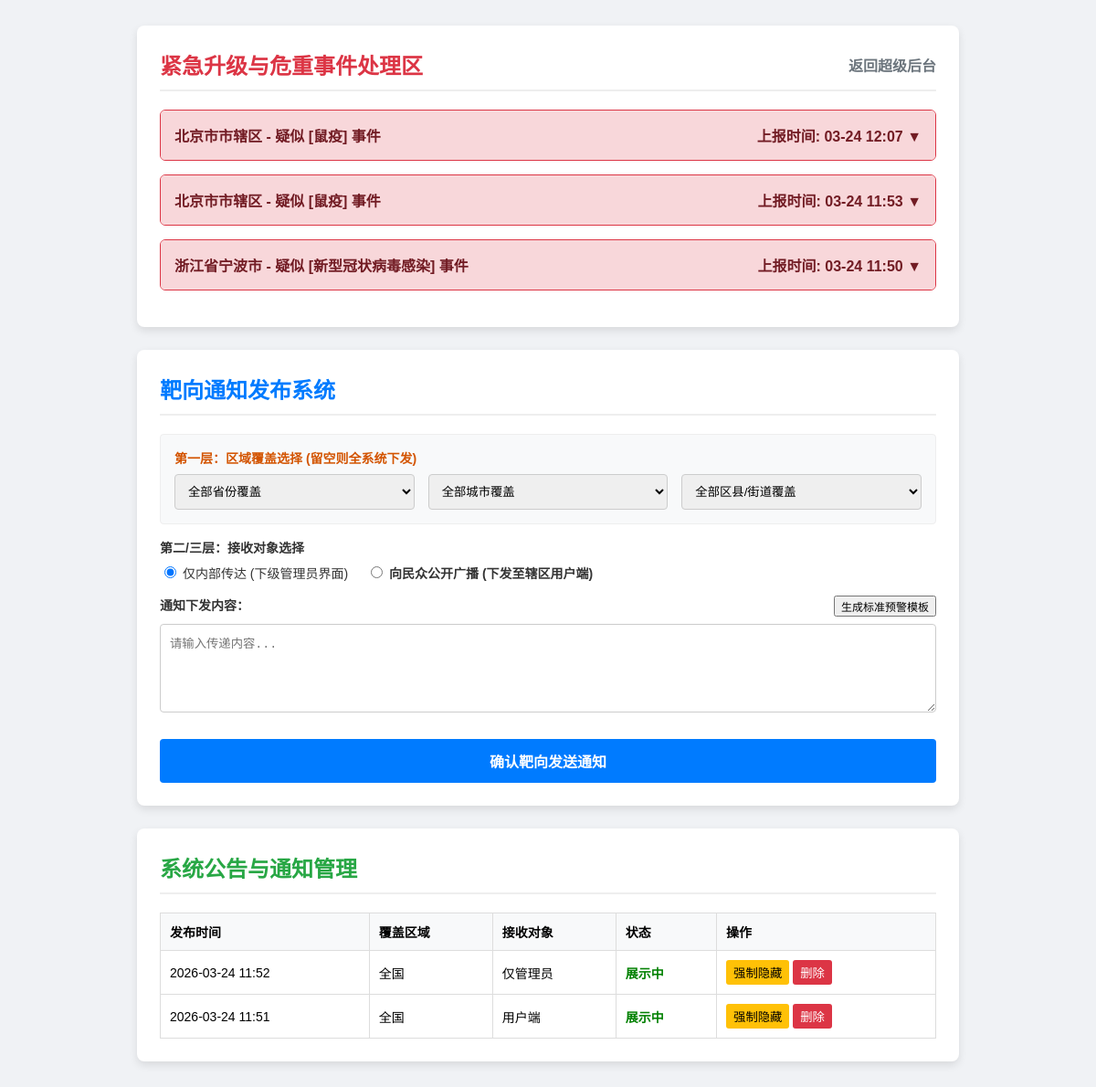
Screenshot of /admin/event_response (signed in) with the database file from the repository.
### models.py (models this page shows)
class PublicHealthEvent(db.Model):
    id = db.Column(db.Integer, primary_key=True)
    reporter_id = db.Column(db.Integer, db.ForeignKey('user.id'), nullable=False)
    disease_category = db.Column(db.String(50), nullable=False)
    disease_sub_category = db.Column(db.String(50), nullable=True)
    disease_specific = db.Column(db.String(100), nullable=True)
    province = db.Column(db.String(50), nullable=False)
    city = db.Column(db.String(50), nullable=False)
    community = db.Column(db.String(100), nullable=False)
    specific_location = db.Column(db.String(200), nullable=False)
    content = db.Column(db.Text, nullable=False)
    contact = db.Column(db.String(50), nullable=False)
    status = db.Column(db.String(20), default='pending')
    is_severe = db.Column(db.Boolean, default=False)
    is_locked = db.Column(db.Boolean, default=False)
    escalation_note = db.Column(db.Text, nullable=True)
    created_at = db.Column(db.DateTime, default=datetime.utcnow)

class Notice(db.Model):
    id = db.Column(db.Integer, primary_key=True)
    title = db.Column(db.String(100), nullable=False)
    content = db.Column(db.Text, nullable=False)
    target_audience = db.Column(db.String(20), default='all')
    target_province = db.Column(db.String(50), nullable=True)
    target_city = db.Column(db.String(50), nullable=True)
    target_community = db.Column(db.String(100), nullable=True)
    sender_name = db.Column(db.String(50), nullable=True)
    sender_role = db.Column(db.String(20), nullable=True)
    is_pinned = db.Column(db.Boolean, default=False)
    is_locked = db.Column(db.Boolean, default=False)
    create_time = db.Column(db.DateTime, default=datetime.utcnow)
    is_hidden = db.Column(db.Boolean, default=False)

### app.py (the view, shortened to what this page needs)
@app.route('/admin/event_response', methods=['GET', 'POST'])
def admin_event_response():
    if session.get('role') != 'super': return redirect(url_for('login'))
    admin = db.session.get(Admin, session['admin_id'])
    red_events = db.session.query(PublicHealthEvent).filter(
        (PublicHealthEvent.status == 'escalated') | (PublicHealthEvent.is_severe == True)).order_by(
        PublicHealthEvent.created_at.desc()).all()
    notices = db.session.query(Notice).order_by(Notice.create_time.desc()).all()
    return render_template('admin_event_response.html', red_events=red_events, notices=notices)

### app.py (called while the page is built)
@app.before_request
def enforce_readonly_lock():
    if request.method == 'POST' and 'user_id' in session:
        allowed_routes = ['logout', 'risk_assessment']
        if request.endpoint in allowed_routes:
            return None
        user = db.session.get(User, session['user_id'])
        if user and user.is_locked:
            flash('您的数据已被锁定，无法进行修改。')
            return redirect(request.referrer or url_for('user_dashboard'))

### templates/admin_event_response.html (shortened to what this page needs)
<!DOCTYPE html>
<html lang="zh-CN">
<head>
</head>
<body>
<div class="container">
    <div class="panel">
        <div class="header">
            <h2 style="margin: 0; color: #dc3545;">紧急升级与危重事件处理区</h2>
            <a href="/super_admin_dashboard" style="color: #6c757d; text-decoration: none; font-weight: bold;">返回超级后台</a>
        </div>
        {% if red_events %}
            {% for ev in red_events %}
            <div class="event-item">
                <div class="event-header severe" onclick="toggleEvent(this)">
                    <span>{{ ev.province }}{{ ev.city }} - 疑似 [{{ ev.disease_specific }}] 事件</span>
                    <span>上报时间: {{ ev.created_at.strftime('%m-%d %H:%M') }} ▼</span>
                </div>
            </div>
            {% endfor %}
        {% else %}
            <p style="text-align: center; color: #28a745; font-weight: bold; padding: 20px;">当前系统平稳，无危重或升级事件需要响应。</p>
        {% endif %}
    </div>
    <div class="panel">
        <div class="header"><h2 style="margin: 0; color: #007bff;">靶向通知发布系统</h2></div>
        <form method="POST" action="/admin/event_response">
            <div class="form-group" style="background: #f8f9fa; padding: 15px; border: 1px solid #eee; border-radius: 4px;">
                <label style="color: #d35400;">第一层：区域覆盖选择 (留空则全系统下发)</label>
                <div class="grid-3">
                    <select id="province" name="target_province" onchange="generateTemplate()"><option value="">全部省份覆盖</option></select>
                    <select id="city" name="target_city" onchange="generateTemplate()"><option value="">全部城市覆盖</option></select>
                    <select id="area" name="target_community" onchange="generateTemplate()"><option value="">全部区县/街道覆盖</option></select>
                </div>
            </div>
            <div class="form-group">
                <label>第二/三层：接收对象选择</label>
                <div style="display: flex; gap: 20px; align-items: center;">
                    <label style="font-weight: normal; margin: 0;"><input type="radio" name="notify_users" value="no" checked> 仅内部传达 (下级管理员界面)</label>
                    <label style="font-weight: normal; margin: 0;"><input type="radio" name="notify_users" value="yes"> <strong>向民众公开广播 (下发至辖区用户端)</strong></label>
                </div>
            </div>
            <div class="form-group">
                <label style="display:flex; justify-content:space-between;">
                    <span>通知下发内容：</span>
                    <button type="button" onclick="generateTemplate()" style="font-size:12px; cursor:pointer;">生成标准预警模板</button>
                </label>
                <textarea name="content" id="noticeContent" rows="5" required placeholder="请输入传递内容..."></textarea>
            </div>
            <button type="submit" class="btn-submit">确认靶向发送通知</button>
        </form>
    </div>
    <div class="panel" id="notice_manage">
        <div class="header"><h2 style="margin: 0; color: #28a745;">系统公告与通知管理</h2></div>
        <table>
            <tr>
                <th>发布时间</th>
                <th>覆盖区域</th>
                <th>接收对象</th>
                <th>状态</th>
                <th>操作</th>
            </tr>
            {% for n in notices %}
            <tr>
                <td>{{ n.create_time.strftime('%Y-%m-%d %H:%M') }}</td>
                <td>{{ (n.target_province or '全国') ~ ' ' ~ (n.target_city or '') }}</td>
                <td>{{ '用户端' if n.target_audience == 'user' else '仅管理员' }}</td>
                <td style="color: {{ 'red' if n.is_hidden else 'green' }}; font-weight: bold;">
                    {{ '已隐藏' if n.is_hidden else '展示中' }}
                </td>
                <td>
                    <form method="POST" action="/admin/notice_action" style="display: inline;">
                        <button type="submit" name="action" value="toggle" style="background:#ffc107; border:none; padding:4px 8px; border-radius:3px; cursor:pointer;">
                            {{ '恢复展示' if n.is_hidden else '强制隐藏' }}
                        </button>
                        <button type="submit" name="action" value="delete" style="background:#dc3545; color:white; border:none; padding:4px 8px; border-radius:3px; cursor:pointer;" onclick="return confirm('确定要彻底删除该通知吗？');">删除</button>
                    </form>
                </td>
            </tr>
            {% endfor %}
        </table>
    </div>
</div>
</body>
</html>

### templates/admin_event_response.html (style rules this page uses)
body { font-family: Arial, sans-serif; background-color: #f0f2f5; padding: 20px; display: flex; justify-content: center; }
.container { width: 900px; }
.panel { background: white; padding: 25px; border-radius: 8px; box-shadow: 0 4px 10px rgba(0,0,0,0.1); margin-bottom: 25px; }
.header { display: flex; justify-content: space-between; align-items: center; border-bottom: 2px solid #eee; padding-bottom: 10px; margin-bottom: 20px; }
.event-item { border: 1px solid #dc3545; border-radius: 6px; margin-bottom: 15px; overflow: hidden; }
.event-header { background: #ffeeba; padding: 15px; cursor: pointer; display: flex; justify-content: space-between; align-items: center; font-weight: bold; color: #856404; }
.event-header.severe { background: #f8d7da; color: #721c24; }
.form-group { margin-bottom: 15px; }
.form-group label { display: block; font-weight: bold; margin-bottom: 8px; color: #333; font-size: 14px; }
.form-group select, .form-group textarea { width: 100%; padding: 10px; border: 1px solid #ccc; box-sizing: border-box; border-radius: 4px; }
.grid-3 { display: grid; grid-template-columns: 1fr 1fr 1fr; gap: 15px; }
.btn-submit { width: 100%; padding: 12px; background: #007bff; color: white; border: none; border-radius: 4px; font-size: 16px; font-weight: bold; cursor: pointer; margin-top: 10px; }
table { width: 100%; border-collapse: collapse; margin-top: 10px; }
th, td { border: 1px solid #ddd; padding: 10px; text-align: left; font-size: 14px; }
th { background-color: #f8f9fa; }

### rows the page displays
PublicHealthEvent: province "北京市", city "市辖区", disease_specific "鼠疫", created_at "03-24 12:07"
PublicHealthEvent: province "北京市", city "市辖区", disease_specific "鼠疫", created_at "03-24 11:53"
PublicHealthEvent: province "浙江省", city "宁波市", disease_specific "新型冠状病毒感染", created_at "03-24 11:50"
Notice: create_time "2026-03-24 11:52", target_province+target_city "全国", target_audience "仅管理员", is_hidden "展示中", is_hidden "强制隐藏"
Notice: create_time "2026-03-24 11:51", target_province+target_city "全国", target_audience "用户端", is_hidden "展示中", is_hidden "强制隐藏"
